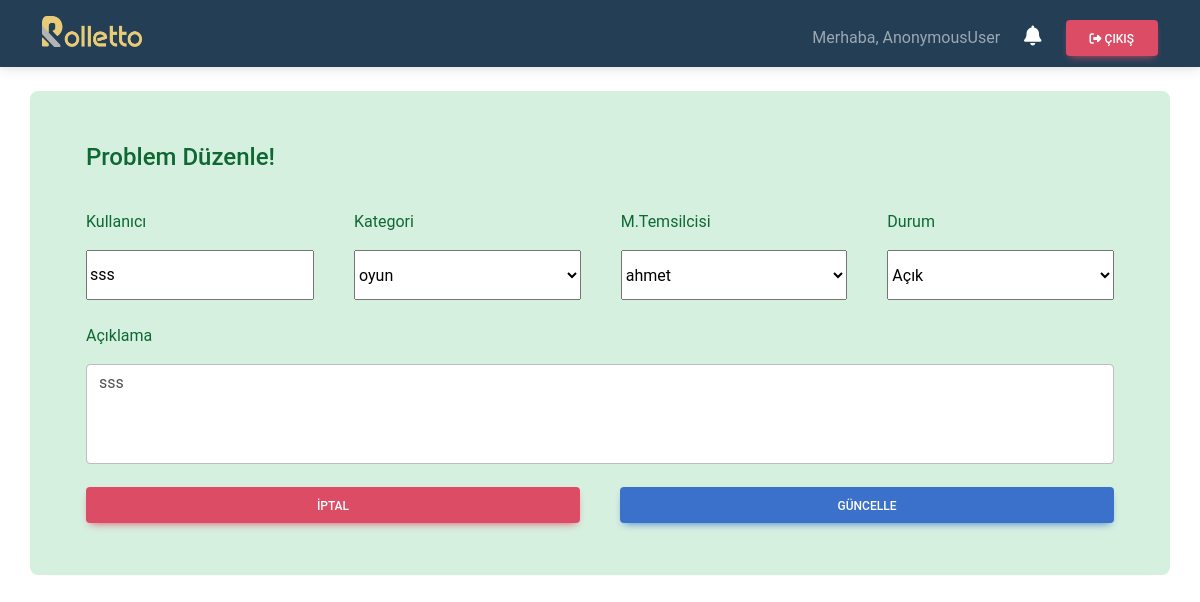
/update_problem/225, run on the app's committed database.
### base/models.py (models this page shows, shortened)
class Problem(models.Model):
    STATUS = (
            ('Açık', 'Açık'),
            ('Kapalı', 'Kapalı')
            )
    class Meta:
        ordering = ['-date_created']
    add_by = models.CharField(max_length=20,null=True)
    customer_name = models.CharField(max_length=20,null=True)
    category = models.ForeignKey(Category, null=True, on_delete=models.SET_NULL)
    user = models.ForeignKey(User, null=True, on_delete=models.SET_NULL)
    description = models.TextField(null=True, blank=True)
    status = models.CharField(max_length=200, null=True, choices=STATUS)
    date_created = models.DateTimeField(auto_now_add=True, null=True)

### base/views.py (the view)
# urls.py: path('update_problem/<str:pk>', views.updateProblem, name="update_problem"),
def updateProblem(request,pk):
    problem = Problem.objects.get(id=pk)
    form = ProblemForm(instance=problem)
    if request.method == 'POST':
        form = ProblemForm(request.POST, instance=problem)
        if form.is_valid:
            form.save()
            return redirect('/')
    context = {'form':form}
    return render(request, 'base/update_problem.html', context)

### base/forms.py
class ProblemForm(forms.ModelForm):
    category = forms.ModelChoiceField(
        queryset= Category.objects.all(),
        empty_label='Kategori Seç',
        label='Kategori Seç',
    )
    user = forms.ModelChoiceField(
        queryset= User.objects.all(),
        empty_label='M.Temsilcisi',
        label='M.Temsilcisi'
    )
    status = forms.ChoiceField(choices=Problem.STATUS, label='Durum', required=True)
    class Meta:
        model = Problem
        fields = ['customer_name', 'category', 'user', 'description', 'status', 'add_by']
        widgets = {
            'customer_name': forms.TextInput(attrs={'placeholder': 'Kullanıcı Adı'}),
            'description': forms.Textarea(attrs={'placeholder': 'Açıklama gir','style':'resize:none;', 'class':'form-control'}),
        }

### base/models.py (called while the page is built)
    def __str__(self):
        return self.name

### base/templates/base/update_problem.html (shortened to what this page needs)
{% extends 'base/main.html' %}
{% block content %}
    <div class="alert alert-success container mt-4" role="alert">
        <div class="row">
            <div class="col-md-12">
                <div class="p-4">
                    <form action="" method='POST'>
                        <div class="row">
                            <div class="form-floating m-2 d-grid" style='height:50px'>
                                <h4 class="alert-heading">Problem Düzenle!</h4>
                            </div>
                            <div class="col-md form-floating m-2 d-grid" style='height:50px'>
                                <p>Kullanıcı</p>
                                <div class="d-grid" style="height:50px">{{form.customer_name}}</div>
                            </div>
                            <div class="col-md form-floating m-2 d-grid" style='height:50px'>
                                <p>Kategori</p>
                                <div class="d-grid" style="height:50px">{{form.category}}</div>
                            </div>
                            <div class="col-md form-floating m-2 d-grid" style='height:50px'>
                                <p>M.Temsilcisi</p>
                                <div class="d-grid" style="height:50px">{{form.user}}</div>
                            </div>
                            <div class="col-md form-floating m-2 d-grid" style='height:50px'>
                                <p>Durum</p>
                                <div class="d-grid" style="height:50px">{{form.status}}</div>
                            </div>
                        </div>
                        <div class="row mt-5">
                            <div class="col-md m-2 d-grid" style='height:100px;'>
                                <p>Açıklama</p>
                                <div class="d-grid" style="height:100px">{{form.description}}</div>
                            </div>
                        </div>
                        <div class="row mt-5">
                            <div class="col-md m-2 d-grid">
                                <a class="btn btn-danger" href="{% url 'user' %}">İptal</a>
                            </div>
                            <div class="col-md m-2 d-grid">
                                <button class="btn btn-primary" type="submit" name="Problem Düzenle">Güncelle</button>
                            </div>
                        </div>
                    </form>
                </div>
            </div>
        </div>
    </div>
{% endblock content %}

### data on the page
Problem: customer_name "sss", category "oyun", user "ahmet", status "Açık", description "sss"

### other printed values
{{ request.user }} "AnonymousUser"
